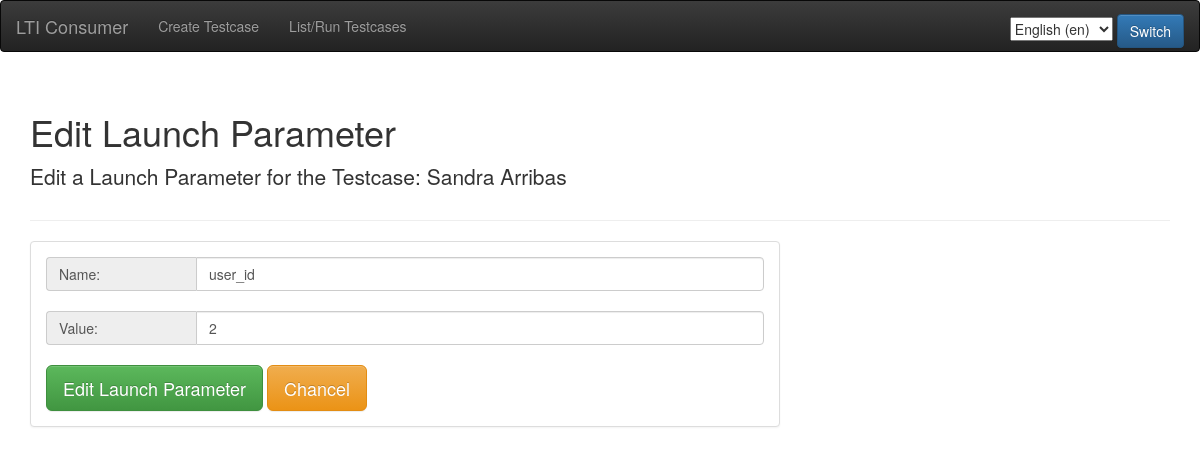
The page /testcase/4/launch/param/25/edit on the database as committed earlier.
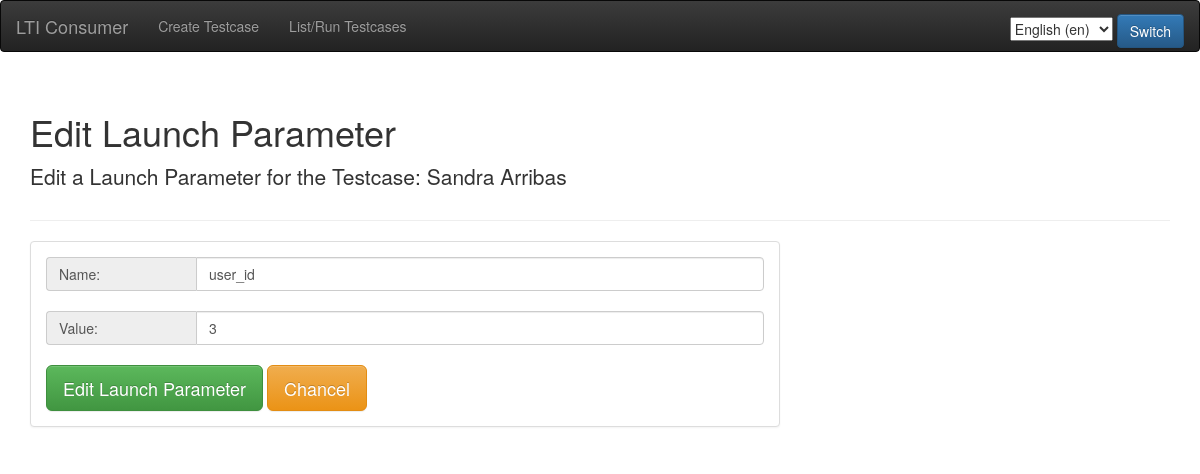
The same page on the database as committed later.
### consumer/models.py (models this page shows, shortened)
class LaunchParam(models.Model):
    testcase = models.ForeignKey(Testcase,
                                 on_delete=models.CASCADE,
                                 verbose_name=_('Testcase'))
    name = models.CharField(max_length=200, verbose_name=_('Name'))
    value = models.CharField(max_length=200, blank=True,
                             verbose_name=_('Value'))
    class Meta:
        verbose_name = _('Launch Parameter')
        verbose_name_plural = _('Launch Parameters')

### consumer/views.py (the view)
def edit_launch_param(request, testcase_id, launch_param_id):
    testcase = get_object_or_404(Testcase, id=testcase_id)
    launch_param = get_object_or_404(LaunchParam, id=launch_param_id)
    if request.method == 'POST':
        form = LaunchParamForm(request.POST, instance=launch_param)
        if form.is_valid():
            lp = form.save(commit=False)
            lp.testcase = testcase
            lp.save()
            return HttpResponseRedirect(reverse('consumer.views.show_testcase',
                                                args=(testcase.id,)))
    else:
        form = LaunchParamForm(instance=launch_param)
    default_launch_params = DefaultLaunchParam.objects.all()
    params = {'form': form, 'testcase': testcase, 'launch_param': launch_param,
              'default_launch_params': default_launch_params}
    return render(request, 'consumer/edit_launch_param.html', params)

### consumer/forms.py
class LaunchParamForm(ModelForm):
    class Meta:
        model = LaunchParam
        fields = ['name', 'value']
    def __init__(self, *args, **kwargs):
        super(LaunchParamForm, self).__init__(*args, **kwargs)
        for visible in self.visible_fields():
            visible.field.widget.attrs['class'] = 'form-control'
            visible.field.widget.attrs['aria-describedby'] = visible.html_name
            self.fields['name'].widget.attrs['list'] = 'default_launch_params'

### consumer/templates/consumer/edit_launch_param.html (shortened to what this page needs)
{% extends "base.html" %}
{% load i18n %}
{% block content %}
    <div class="page-header">
        <h1>{% trans "Edit Launch Parameter" %}</h1>
        <p class="lead">{% trans "Edit a Launch Parameter for the Testcase:" %} {{ testcase.name }}</p>
    </div>
    <div class="row">
        <div class="col-md-8">
            <div class="panel panel-default">
                <div class="panel-body">
                    <form action="{% url 'consumer.views.edit_launch_param' testcase_id=testcase.id launch_param_id=launch_param.id %}" method="post">
                        {% for field in form %}
                            <div class="input-group">
                                <span class="input-group-addon" id="{{ field.html_name }}">{{ field.label }}:</span>
                              {{ field }}
                            </div>
                            <br />
                        {% endfor %}
                        <input type="submit" value="{% trans "Edit Launch Parameter" %}" class="btn btn-success btn-lg" />
                        <input type="reset" value="{% trans "Chancel" %}" class="btn btn-warning btn-lg" />
                    </form>
                </div>
            </div>
        </div>
    </div>
{% endblock %}

Rows that differ between the two databases and show on the page:
changed LaunchParam "user_id": value "2" → "3"
